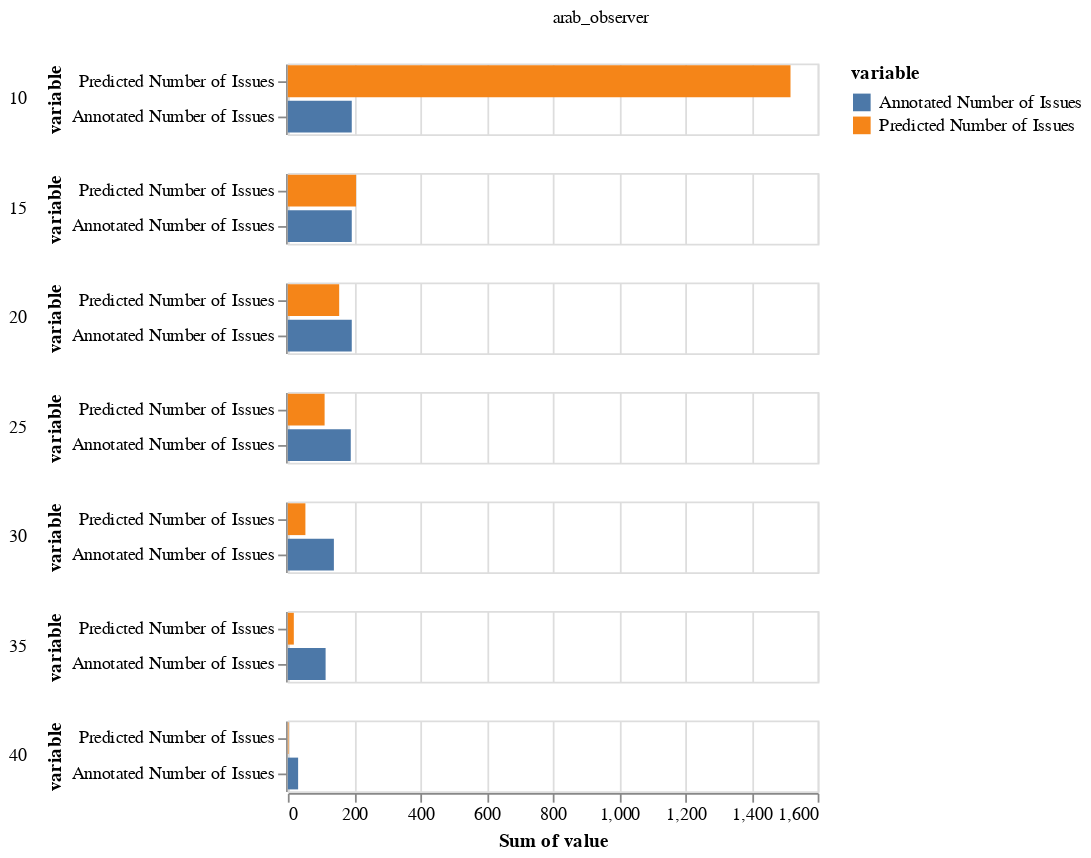

The code cell stored with this chart in its notebook:
### Code cell
alt.Chart(melted_df).mark_bar().encode(
    x=alt.X('sum(value):Q'),
    y=alt.Y('variable:N', sort='-x'),
    color=alt.Color('variable:N'),
    row=alt.Row('max_issue_length:N', header=alt.Header(labelAngle=0, labelAlign='left'), title=None,),
    column=alt.Column('cleaned_magazine_title:N', header=alt.Header(labelAngle=0, labelAlign='left'), title=None,),
)

### Figure 1 — Vega-Lite specification as saved in the notebook (floating-point values rounded to 4 significant figures; data arrays with more than 128 entries replaced by an {"elided": "..."} marker saying what was removed)
{"config": {"view": {"continuousWidth": 300, "continuousHeight": 300}}, "data": {"name": "data-e891583c5ff1d798c00ea2904c013fff"}, "mark": {"type": "bar"}, "encoding": {"color": {"field": "variable", "type": "nominal"}, "column": {"field": "cleaned_magazine_title", "header": {"labelAlign": "left", "labelAngle": 0}, "title": null, "type": "nominal"}, "row": {"field": "max_issue_length", "header": {"labelAlign": "left", "labelAngle": 0}, "title": null, "type": "nominal"}, "x": {"aggregate": "sum", "field": "value", "type": "quantitative"}, "y": {"field": "variable", "sort": "-x", "type": "nominal"}}, "$schema": "https://vega.github.io/schema/vega-lite/v5.8.0.json", "datasets": {"data-e891583c5ff1d798c00ea2904c013fff": {"elided": "174 records"}}}
